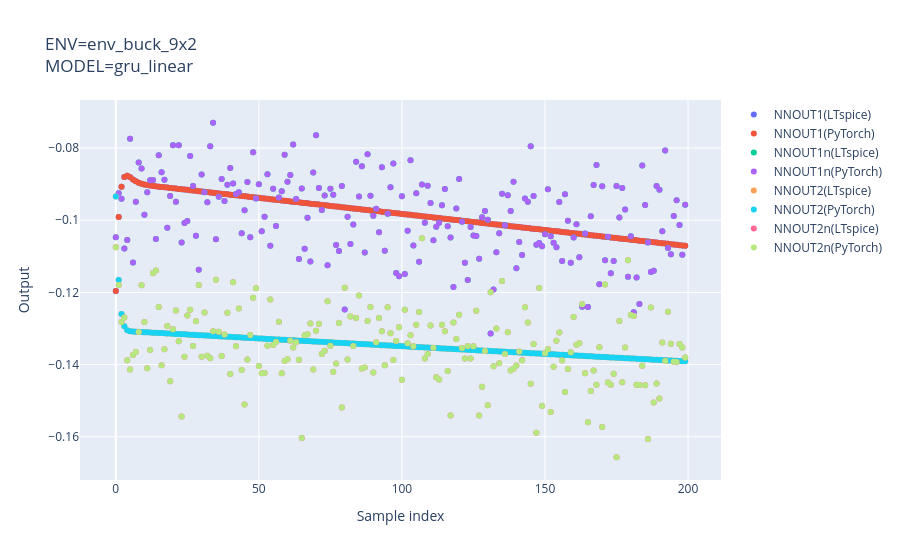

The notebook cell this image was saved under:
### Code cell
ENV_NAME = "env_buck_9x2"
MODEL_NAME = "gru_linear"
PY_FILENAME = ENV_NAME + '_' + MODEL_NAME     # output python file name
SP_FILENAME = ENV_NAME + '_' + MODEL_NAME     # output ltspice subcircuit name
actor = step1()
nnouts, nnouts_py, actions, actions_py = step2(actor)
step3(nnouts, nnouts_py, actions, actions_py)

### Figure 1 — Plotly figure (JSON) as saved in the notebook; plotly's stock layout.template omitted (floating-point values rounded to 4 significant figures; data arrays with more than 128 entries replaced by an {"elided": "..."} marker saying what was removed)
{"data": [{"mode": "markers", "name": "NNOUT1(LTspice)", "type": "scatter", "x": {"elided": "200 int values"}, "y": {"elided": "200 float values"}}, {"mode": "markers", "name": "NNOUT1(PyTorch)", "type": "scatter", "x": {"elided": "200 int values"}, "y": {"elided": "200 float values"}}, {"mode": "markers", "name": "NNOUT1n(LTspice)", "type": "scatter", "x": {"elided": "200 int values"}, "y": {"elided": "200 float values"}}, {"mode": "markers", "name": "NNOUT1n(PyTorch)", "type": "scatter", "x": {"elided": "200 int values"}, "y": {"elided": "200 float values"}}, {"mode": "markers", "name": "NNOUT2(LTspice)", "type": "scatter", "x": {"elided": "200 int values"}, "y": {"elided": "200 float values"}}, {"mode": "markers", "name": "NNOUT2(PyTorch)", "type": "scatter", "x": {"elided": "200 int values"}, "y": {"elided": "200 float values"}}, {"mode": "markers", "name": "NNOUT2n(LTspice)", "type": "scatter", "x": {"elided": "200 int values"}, "y": {"elided": "200 float values"}}, {"mode": "markers", "name": "NNOUT2n(PyTorch)", "type": "scatter", "x": {"elided": "200 int values"}, "y": {"elided": "200 float values"}}], "layout": {"title": {"text": "ENV=env_buck_9x2<br>MODEL=gru_linear"}, "xaxis": {"title": {"text": "Sample index"}}, "yaxis": {"title": {"text": "Output"}}}}
